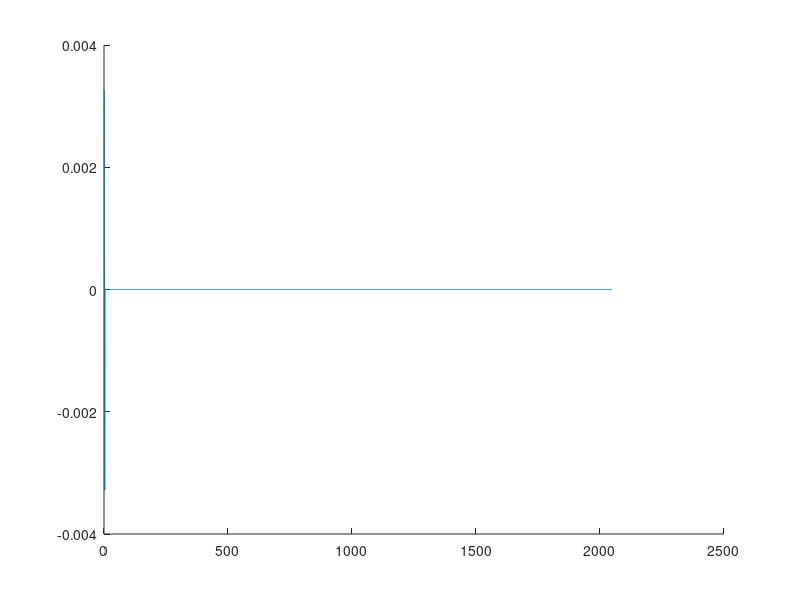

Write the MATLAB code that produced this figure.
%
%  SOS-IIR filter
%

n = 2;
b = [ 1, 0, -1 ];
a = [  1.0000   -1.9927    0.9935 ];

s=0.0032693793622147;
b=b*s;
a=a*s;
v = zeros(1,n+1);

% Dirac
m = 2048;
x = zeros(1,m);
x(1) = 1;

% Filtering
y = zeros(1,m);

for i=1:m
    % Shift
    v(3) = v(2);
    v(2) = v(1);
    
    v(1) = x(i) - a(2)*v(2) - a(3)*v(3);
    y(i) = b(1)*v(1) + b(2)*v(2) + b(3)*v(3);
end

figure
hold on
%plot(ref, 'r');
plot(y);

z = filter(b,a,x);
%plot(z, 'r');
